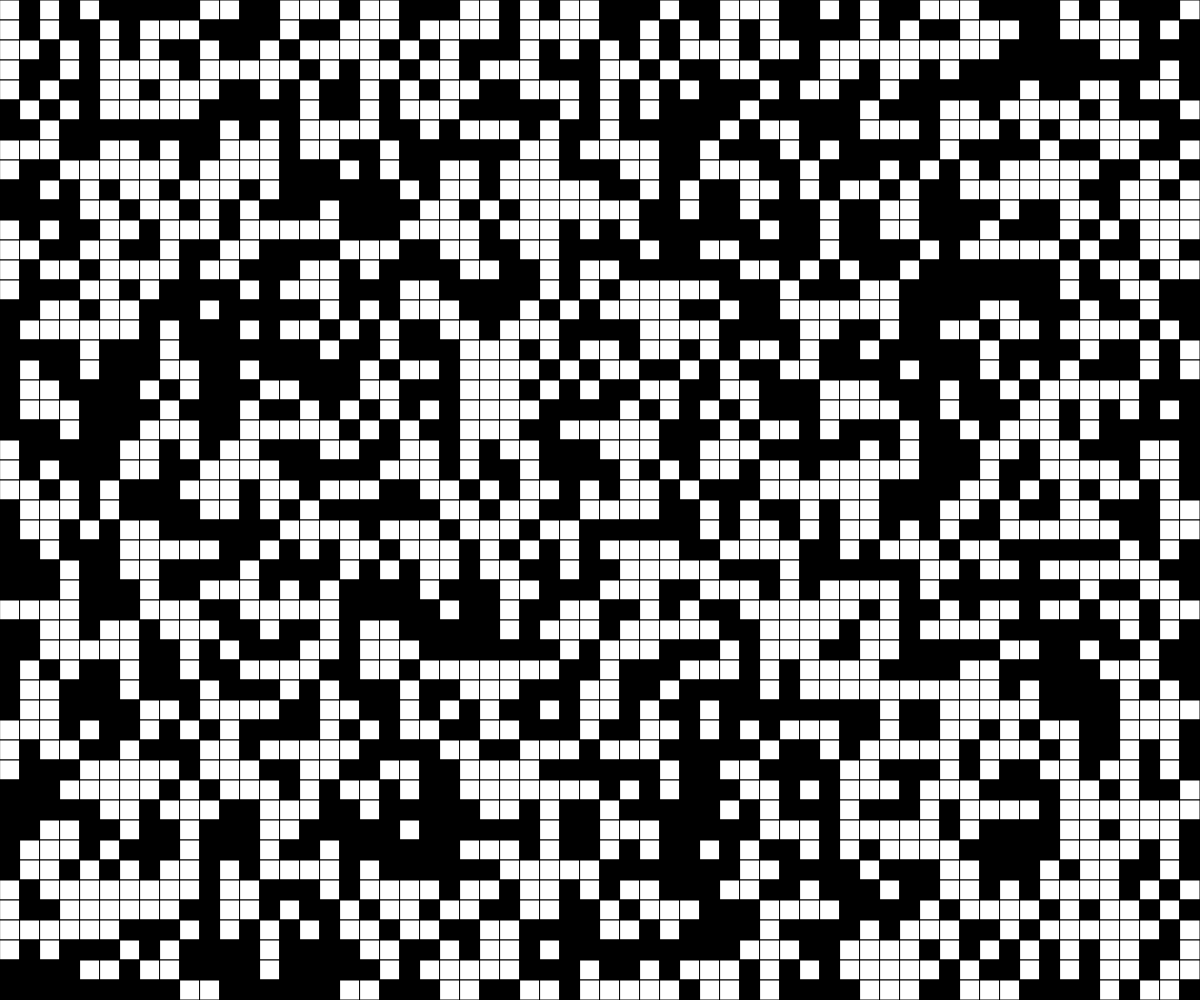
Frame 1 (no input)
Frame 60 (no input): identical to frame 1, image omitted
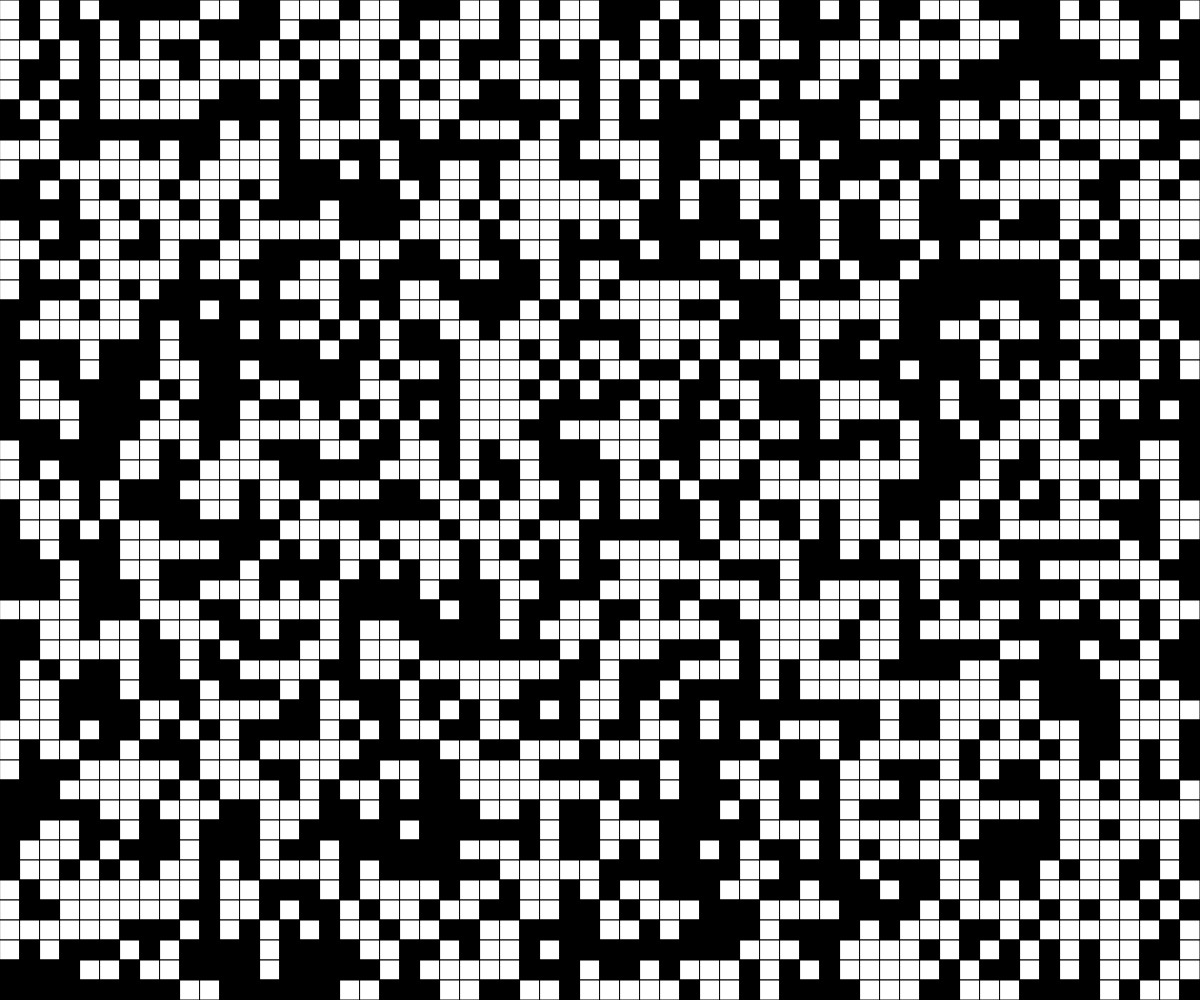
Frame 120 (the mouse pressed at the canvas centre since frame 60)

The p5.js sketch that drew these frames (run headless with seeded random() and noise() and a simulated clock; from frame 60 on, the mouse is pressed at the canvas centre):

// p5.js sketch
// ── sketch.js
// Rectangle Grid
// Dan Schellenberg
// Oct 22, 2024

let grid;
const CELL_SIZE = 20;
let rows;
let cols;

function setup() {
  createCanvas(windowWidth, windowHeight);
  cols = width/CELL_SIZE;
  rows = height/CELL_SIZE;
  grid = generateRandomGrid(cols, rows);
}

function draw() {
  background(220);
  displayGrid();
}

function mousePressed() {
  let x = Math.floor(mouseX/CELL_SIZE);
  let y = Math.floor(mouseY/CELL_SIZE);

  //toggle self
  toggleCell(x, y);
}

function toggleCell(x, y) {
  //make sure the cell you're toggling is in the grid
  if (x >= 0 && y >= 0 && x < cols && y < rows) {
    if (grid[y][x] === 1) {
      grid[y][x] = 0;
    }
    else {
      grid[y][x] = 1;
    }
  }
}

function keyPressed() {
  if (key === "r") {
    grid = generateRandomGrid(cols, rows);
  }
  if (key === "e") {
    grid = generateEmptyGrid(cols, rows);
  }
}

function displayGrid() {
  for (let y = 0; y < rows; y++) {
    for (let x = 0; x < cols; x++) {
      if (grid[y][x] === 1) {
        fill("black");
      }
      else if (grid[y][x] === 0) {
        fill("white");
      }
      square(x * CELL_SIZE, y * CELL_SIZE, CELL_SIZE);
    }
  }
}

function generateRandomGrid(cols, rows) {
  let newGrid = [];
  for (let y = 0; y < rows; y++) {
    newGrid.push([]);
    for (let x = 0; x < cols; x++) {
      //choose either 0 or 1, each 50% of the time
      if (random(100) < 50) {
        newGrid[y].push(1);
      }
      else {
        newGrid[y].push(0);
      }
    }
  }
  return newGrid;
}

function generateEmptyGrid(cols, rows) {
  let newGrid = [];
  for (let y = 0; y < rows; y++) {
    newGrid.push([]);
    for (let x = 0; x < cols; x++) {
      newGrid[y].push(0);
    }
  }
  return newGrid;
}
